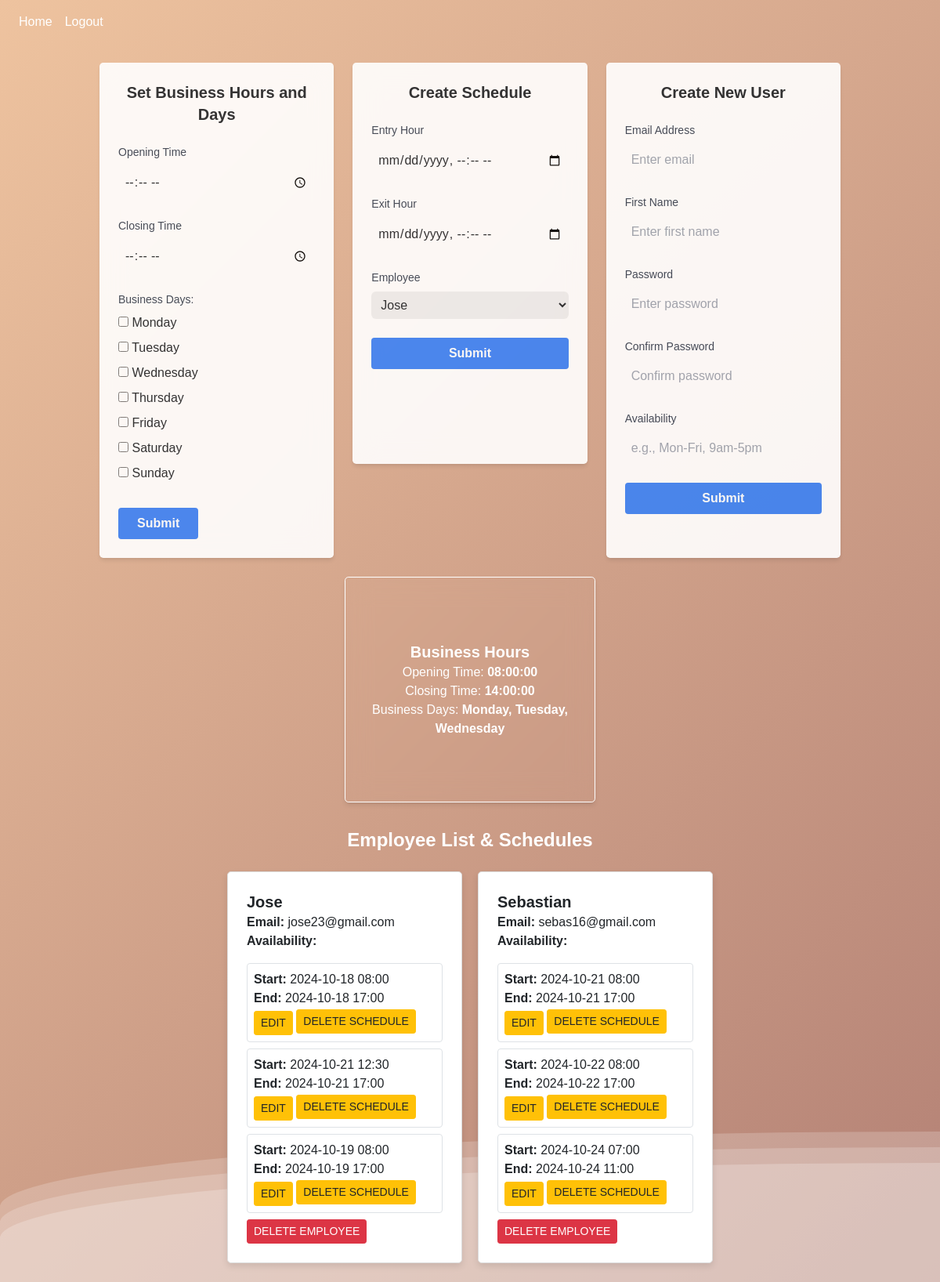
/admin/admin (signed in), run on an earlier commit of the app's database.
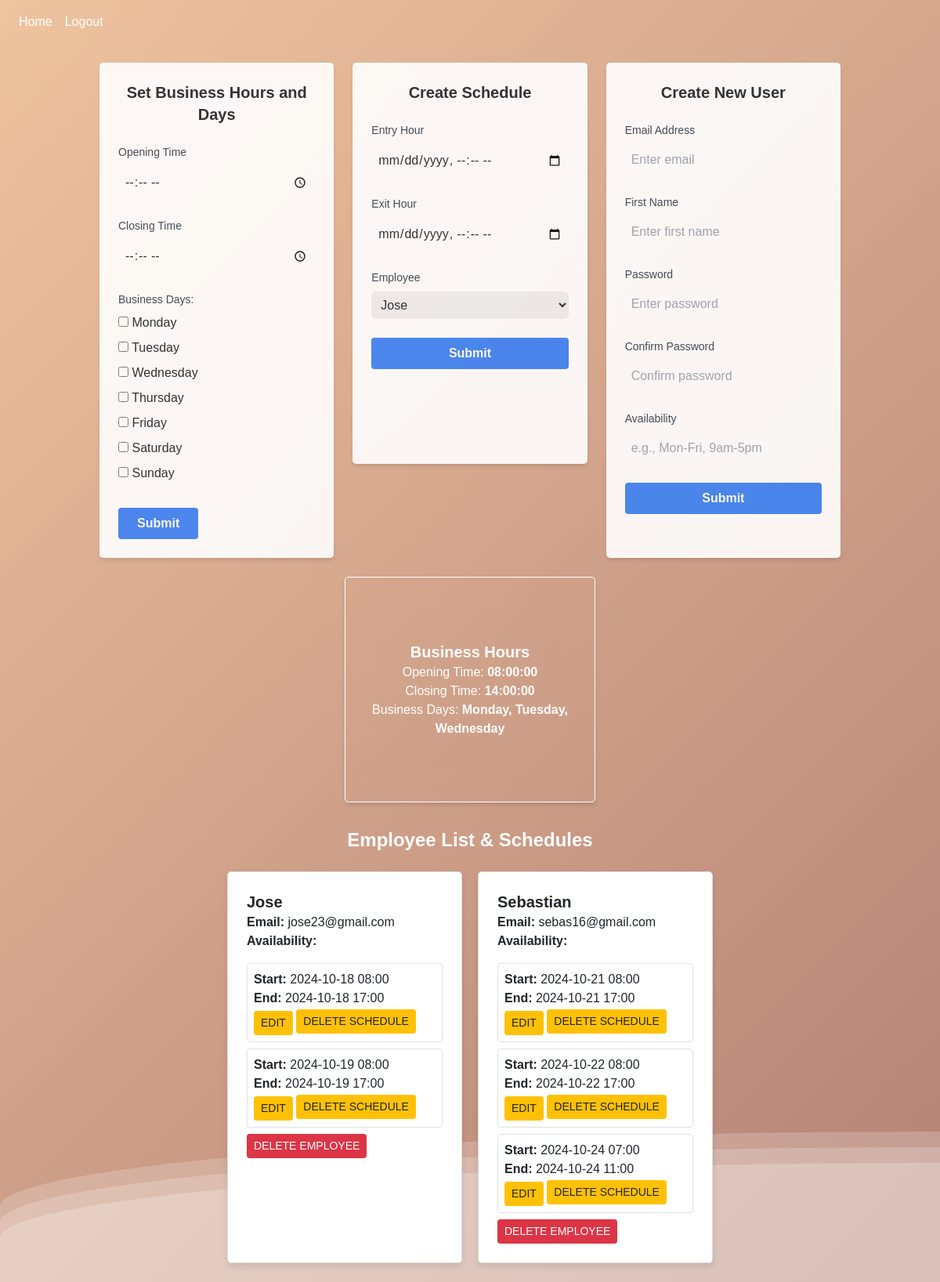
And on a later commit of the database.
### website/models.py (models this page shows)
class User(db.Model, UserMixin):
    id = db.Column(db.Integer, primary_key=True)
    email = db.Column(db.String(150), unique=True)
    password = db.Column(db.String(150))
    first_name = db.Column(db.String(150))
    is_admin = db.Column(db.Boolean, default=False)
    opening_time = db.Column(db.Time, nullable=True)
    closing_time = db.Column(db.Time, nullable=True)
    business_days = db.Column(db.String(20), nullable=True)
    created_by = db.Column(db.Integer, db.ForeignKey('user.id'))
    availability = db.Column(db.String(500))
    schedules = db.relationship('Schedule', foreign_keys='Schedule.employee_id', backref='employee', cascade='all, delete-orphan')
    created_schedules = db.relationship('Schedule', foreign_keys='Schedule.created_by', backref='creator', cascade='all, delete-orphan')
    vacation_hours = db.relationship('VacationHours', foreign_keys='VacationHours.employee_id', backref='employee', cascade='all, delete-orphan')
    created_vacation_hours = db.relationship('VacationHours', foreign_keys='VacationHours.created_by', backref='creator', cascade='all, delete-orphan')

class Schedule(db.Model):
    id = db.Column(db.Integer, primary_key=True)
    employee_id = db.Column(db.Integer, db.ForeignKey('user.id')) # Employee associated with the schedule
    shift_start = db.Column(db.DateTime)
    shift_end = db.Column(db.DateTime)
    created_by = db.Column(db.Integer, db.ForeignKey('user.id')) # User who created the schedule

### website/admin.py (the view)
@admin.route('/admin', methods=['GET', 'POST'])
@login_required
def admin_panel():
    if not current_user.is_admin:
        return redirect(url_for('home'))
    employees = User.query.filter_by(created_by=current_user.id).all()
    schedules = Schedule.query.filter_by(created_by=current_user.id).all()
    print(f"Schedules fetched for admin {current_user.id}: {schedules}")
    business_days_list = ['Monday', 'Tuesday', 'Wednesday', 'Thursday', 'Friday', 'Saturday', 'Sunday']
    opening_time = current_user.opening_time
    closing_time = current_user.closing_time
    if opening_time and closing_time:
        from datetime import datetime
        today = datetime.now().date()
        opening_dt = datetime.combine(today, opening_time)
        closing_dt = datetime.combine(today, closing_time)
        total_business_hours = (closing_dt - opening_dt).total_seconds() / 3600
    else:
        total_business_hours = 0  # Default if times are not set
    can_create_schedule = total_business_hours <= 9
    valid_schedules = []
    for schedule in schedules:
        total_hours = (schedule.shift_end - schedule.shift_start).total_seconds() / 3600 - 1  # Subtracting break time
        if total_hours >= 8:  # Only include valid schedules
            valid_schedules.append(schedule)
    for schedule in schedules:
        schedule.is_valid = (schedule in valid_schedules)
    return render_template(
        'admin_panel.html',
        employees=employees,
        schedules=schedules,
        valid_schedules=valid_schedules,
        user=current_user,
        business_days_list=business_days_list,
        can_create_schedule=can_create_schedule
    )

### website/__init__.py (called while the page is built)
def create_app():
    app = Flask(__name__)
    app.config['SECRET_KEY'] = os.getenv('SECRET_KEY')
    app.config['SQLALCHEMY_DATABASE_URI'] = f'sqlite:///{DB_NAME}'
    db.init_app(app)
    migrate.init_app(app, db)
    from .admin import admin
    from .auth import auth
    from .views import views
    app.register_blueprint(views, url_prefix='/')
    app.register_blueprint(admin, url_prefix='/admin')
    app.register_blueprint(auth, url_prefix='/auth')
    from .models import User, Schedule, VacationHours
    with app.app_context():
        db.create_all()
    login_manager = LoginManager()
    login_manager.login_view = 'auth.login'
    login_manager.init_app(app)
    @login_manager.user_loader
    def load_user(id):
        return User.query.get(int(id))
    @app.before_request
    def before_request():
        g.user = current_user
    create_database(app)
    return app

### website/templates/admin_panel.html (shortened to what the changed rows need)
{% extends "base.html" %} {% block title %}Admin-Panel{% endblock %} {% block
content %}
<div class="content">
  <div class="mt-8">
    <div
      class="employee-schedule-container grid grid-cols-1 md:grid-cols-2 lg:grid-cols-3 gap-4 mt-4">
      {% for employee in employees %}
      <div
        class="employee-card bg-white p-4 shadow-md rounded-lg mb-4 hover:shadow-lg transition-shadow duration-300">
        <h4 class="font-semibold text-xl">{{ employee.first_name }}</h4>
        <p><strong>Email:</strong> {{ employee.email }}</p>
        <p><strong>Availability:</strong> {{ employee.availability }}</p>
        <div class="schedule-boxes mt-3">
          {% for schedule in schedules if schedule.employee_id == employee.id %}
          <div
            class="schedule-box border p-2 rounded-md mb-2 {% if schedule not in valid_schedules %} bg-red-100 {% endif %}">
            <p>
              <strong>Start:</strong> {{ schedule.shift_start.strftime('%Y-%m-%d
              %H:%M') }}
            </p>
            <p>
              <strong>End:</strong> {{ schedule.shift_end.strftime('%Y-%m-%d
              %H:%M') }}
            </p>
            <button
              class="edit-btn btn btn-warning btn-sm mt-1"
              data-schedule-id="{{ schedule.id }}"
              data-shift-start="{{ schedule.shift_start.strftime('%Y-%m-%dT%H:%M') }}"
              data-shift-end="{{ schedule.shift_end.strftime('%Y-%m-%dT%H:%M') }}">
              Edit
            </button>
          <form
            method="POST"
            action="{{ url_for('admin.delete_schedule', id=schedule.id) }}"
            style="display: inline">
            <button type="submit" class="btn btn-warning btn-sm">
              Delete Schedule
            </button>
          </form>
          </div>
          {% endfor %}
        </div>
        <div class="employee-actions mt-2">
          <form
            method="POST"
            action="{{ url_for('admin.delete_employee', id=employee.id) }}"
            style="display: inline">
            <button type="submit" class="btn btn-danger btn-sm">
              Delete Employee
            </button>
          </form>
        </div>
      </div>
      {% endfor %}
    </div>
  </div>
</div>
{% endblock %}

What changed in the data, as far as the page shows it:
removed Schedule: shift_start "2024-10-21 12:30", shift_end "2024-10-21 17:00", shown under User "Jose"
